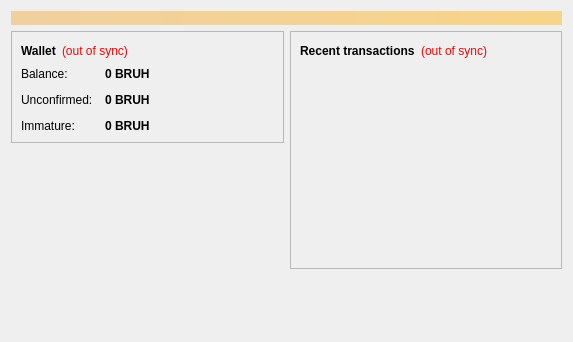
<?xml version="1.0" encoding="UTF-8"?>
<ui version="4.0">
 <class>OverviewPage</class>
 <widget class="QWidget" name="OverviewPage">
  <property name="geometry">
   <rect>
    <x>0</x>
    <y>0</y>
    <width>573</width>
    <height>342</height>
   </rect>
  </property>
  <property name="windowTitle">
   <string>Form</string>
  </property>
  <layout class="QVBoxLayout" name="topLayout">
   <item>
    <widget class="QLabel" name="labelAlerts">
     <property name="visible">
      <bool>false</bool>
     </property>
     <property name="styleSheet">
      <string notr="true">background-color: qlineargradient(x1: 0, y1: 0, x2: 1, y2: 0, stop:0 #F0D0A0, stop:1 #F8D488); color:#000000;</string>
     </property>
     <property name="wordWrap">
      <bool>true</bool>
     </property>
     <property name="margin">
      <number>3</number>
     </property>
    </widget>
   </item>
   <item>
    <layout class="QHBoxLayout" name="horizontalLayout" stretch="1,1">
     <item>
      <layout class="QVBoxLayout" name="verticalLayout_2">
       <item>
        <widget class="QFrame" name="frame">
         <property name="frameShape">
          <enum>QFrame::StyledPanel</enum>
         </property>
         <property name="frameShadow">
          <enum>QFrame::Raised</enum>
         </property>
         <layout class="QVBoxLayout" name="verticalLayout_4">
          <item>
           <layout class="QHBoxLayout" name="horizontalLayout_4">
            <item>
             <widget class="QLabel" name="label_5">
              <property name="font">
               <font>
                <weight>75</weight>
                <bold>true</bold>
               </font>
              </property>
              <property name="text">
               <string>Wallet</string>
              </property>
             </widget>
            </item>
            <item>
             <widget class="QLabel" name="labelWalletStatus">
              <property name="toolTip">
               <string>The displayed information may be out of date. Your wallet automatically synchronizes with the Bruhcoin network after a connection is established, but this process has not completed yet.</string>
              </property>
              <property name="styleSheet">
               <string notr="true">QLabel { color: red; }</string>
              </property>
              <property name="text">
               <string notr="true">(out of sync)</string>
              </property>
              <property name="alignment">
               <set>Qt::AlignLeading|Qt::AlignLeft|Qt::AlignVCenter</set>
              </property>
             </widget>
            </item>
            <item>
             <spacer name="horizontalSpacer_2">
              <property name="orientation">
               <enum>Qt::Horizontal</enum>
              </property>
              <property name="sizeHint" stdset="0">
               <size>
                <width>40</width>
                <height>20</height>
               </size>
              </property>
             </spacer>
            </item>
           </layout>
          </item>
          <item>
           <layout class="QFormLayout" name="formLayout_2">
            <property name="fieldGrowthPolicy">
             <enum>QFormLayout::AllNonFixedFieldsGrow</enum>
            </property>
            <property name="horizontalSpacing">
             <number>12</number>
            </property>
            <property name="verticalSpacing">
             <number>12</number>
            </property>
            <item row="0" column="0">
             <widget class="QLabel" name="label">
              <property name="text">
               <string>Balance:</string>
              </property>
             </widget>
            </item>
            <item row="0" column="1">
             <widget class="QLabel" name="labelBalance">
              <property name="font">
               <font>
                <weight>75</weight>
                <bold>true</bold>
               </font>
              </property>
              <property name="cursor">
               <cursorShape>IBeamCursor</cursorShape>
              </property>
              <property name="toolTip">
               <string>Your current balance</string>
              </property>
              <property name="text">
               <string notr="true">0 BRUH</string>
              </property>
              <property name="textInteractionFlags">
               <set>Qt::LinksAccessibleByMouse|Qt::TextSelectableByKeyboard|Qt::TextSelectableByMouse</set>
              </property>
             </widget>
            </item>
            <item row="1" column="0">
             <widget class="QLabel" name="label_3">
              <property name="text">
               <string>Unconfirmed:</string>
              </property>
             </widget>
            </item>
            <item row="1" column="1">
             <widget class="QLabel" name="labelUnconfirmed">
              <property name="font">
               <font>
                <weight>75</weight>
                <bold>true</bold>
               </font>
              </property>
              <property name="cursor">
               <cursorShape>IBeamCursor</cursorShape>
              </property>
              <property name="toolTip">
               <string>Total of transactions that have yet to be confirmed, and do not yet count toward the current balance</string>
              </property>
              <property name="text">
               <string notr="true">0 BRUH</string>
              </property>
              <property name="textInteractionFlags">
               <set>Qt::LinksAccessibleByMouse|Qt::TextSelectableByKeyboard|Qt::TextSelectableByMouse</set>
              </property>
             </widget>
            </item>
            <item row="2" column="0">
             <widget class="QLabel" name="labelImmatureText">
              <property name="text">
               <string>Immature:</string>
              </property>
             </widget>
            </item>
            <item row="2" column="1">
             <widget class="QLabel" name="labelImmature">
              <property name="font">
               <font>
                <weight>75</weight>
                <bold>true</bold>
               </font>
              </property>
              <property name="toolTip">
               <string>Mined balance that has not yet matured</string>
              </property>
              <property name="text">
               <string notr="true">0 BRUH</string>
              </property>
              <property name="textInteractionFlags">
               <set>Qt::LinksAccessibleByMouse|Qt::TextSelectableByKeyboard|Qt::TextSelectableByMouse</set>
              </property>
             </widget>
            </item>
           </layout>
          </item>
         </layout>
        </widget>
       </item>
       <item>
        <spacer name="verticalSpacer">
         <property name="orientation">
          <enum>Qt::Vertical</enum>
         </property>
         <property name="sizeHint" stdset="0">
          <size>
           <width>20</width>
           <height>40</height>
          </size>
         </property>
        </spacer>
       </item>
      </layout>
     </item>
     <item>
      <layout class="QVBoxLayout" name="verticalLayout_3">
       <item>
        <widget class="QFrame" name="frame_2">
         <property name="frameShape">
          <enum>QFrame::StyledPanel</enum>
         </property>
         <property name="frameShadow">
          <enum>QFrame::Raised</enum>
         </property>
         <layout class="QVBoxLayout" name="verticalLayout">
          <item>
           <layout class="QHBoxLayout" name="horizontalLayout_2">
            <item>
             <widget class="QLabel" name="label_4">
              <property name="text">
               <string>&lt;b&gt;Recent transactions&lt;/b&gt;</string>
              </property>
             </widget>
            </item>
            <item>
             <widget class="QLabel" name="labelTransactionsStatus">
              <property name="toolTip">
               <string>The displayed information may be out of date. Your wallet automatically synchronizes with the Bruhcoin network after a connection is established, but this process has not completed yet.</string>
              </property>
              <property name="styleSheet">
               <string notr="true">QLabel { color: red; }</string>
              </property>
              <property name="text">
               <string notr="true">(out of sync)</string>
              </property>
              <property name="alignment">
               <set>Qt::AlignRight|Qt::AlignTrailing|Qt::AlignVCenter</set>
              </property>
             </widget>
            </item>
            <item>
             <spacer name="horizontalSpacer">
              <property name="orientation">
               <enum>Qt::Horizontal</enum>
              </property>
              <property name="sizeHint" stdset="0">
               <size>
                <width>40</width>
                <height>20</height>
               </size>
              </property>
             </spacer>
            </item>
           </layout>
          </item>
          <item>
           <widget class="QListView" name="listTransactions">
            <property name="styleSheet">
             <string notr="true">QListView { background: transparent; }</string>
            </property>
            <property name="frameShape">
             <enum>QFrame::NoFrame</enum>
            </property>
            <property name="verticalScrollBarPolicy">
             <enum>Qt::ScrollBarAlwaysOff</enum>
            </property>
            <property name="horizontalScrollBarPolicy">
             <enum>Qt::ScrollBarAlwaysOff</enum>
            </property>
            <property name="selectionMode">
             <enum>QAbstractItemView::NoSelection</enum>
            </property>
           </widget>
          </item>
         </layout>
        </widget>
       </item>
       <item>
        <spacer name="verticalSpacer_2">
         <property name="orientation">
          <enum>Qt::Vertical</enum>
         </property>
         <property name="sizeHint" stdset="0">
          <size>
           <width>20</width>
           <height>40</height>
          </size>
         </property>
        </spacer>
       </item>
      </layout>
     </item>
    </layout>
   </item>
  </layout>
 </widget>
 <resources/>
 <connections/>
</ui>
